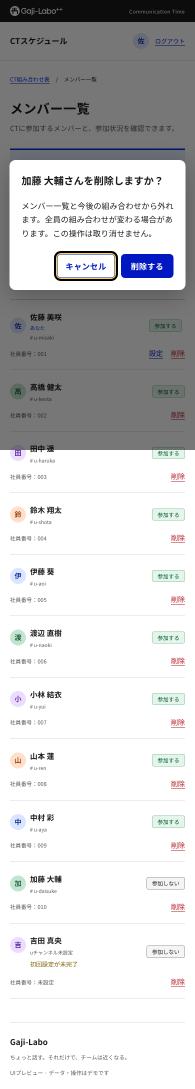
#> input picture antd-ct-schedule/screenshots/original/members-delete-confirm-390.png, 390 x 2178 px, found by its file name (shown at 1/2 size); its folder holds 4 pictures in this run
$ python compare.py
#> lines starting #> are read from the running program, lines starting #| are printed output that depends on the picture
"""screenshots/original と screenshots/antd を左右に並べた比較画像を screenshots/compare に出力する。"""
import os
from PIL import Image, ImageDraw

os.makedirs("screenshots/compare", exist_ok=True)
for f in sorted(os.listdir("screenshots/antd")):
    a = Image.open(f"screenshots/original/{f}")
#> a is the input picture: PIL image 390x2178 RGB; mean R, G, B 203.6, 203.9, 204.9
    b = Image.open(f"screenshots/antd/{f}")
    gap = 24
    w, h = a.width + b.width + gap, max(a.height, b.height) + 40
#> w = 804; h = 2218
    c = Image.new("RGB", (w, h), "white")
#> c: PIL image 804x2218 RGB; every value is 255
    d = ImageDraw.Draw(c)
    d.text((8, 12), "original (DADS)", fill="black")
    d.text((a.width + gap + 8, 12), "Ant Design", fill="black")
    c.paste(a, (0, 40))
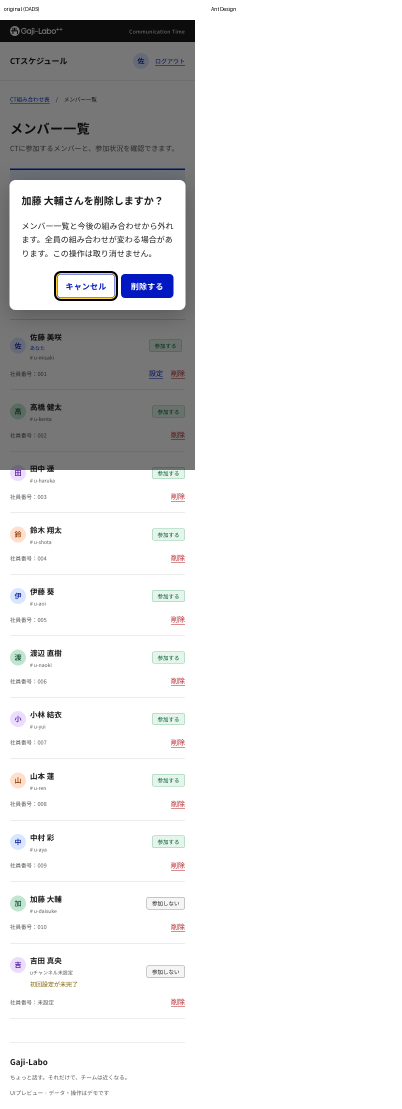
#> c: PIL image 804x2218 RGB (shown at 1/2 size); mean R, G, B 230.5, 230.6, 231.1
    c.paste(b, (a.width + gap, 40))
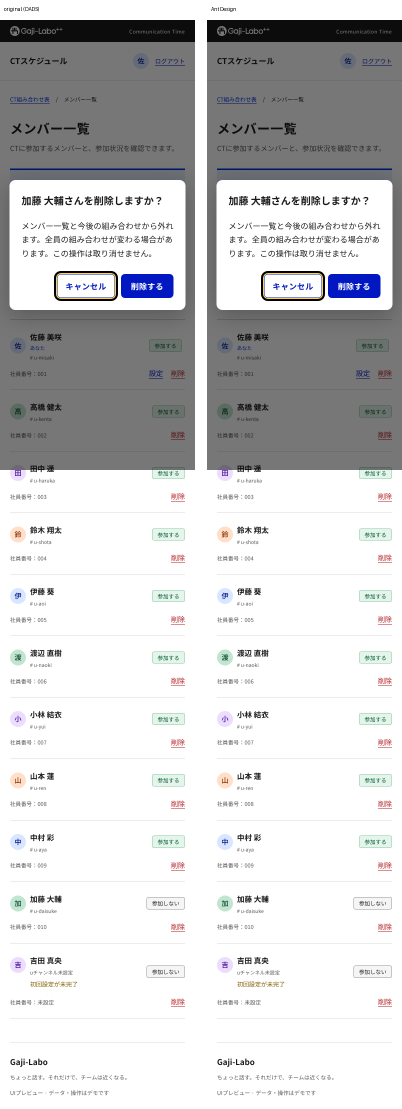
#> c: PIL image 804x2218 RGB (shown at 1/2 size); mean R, G, B 206, 206.3, 207.3
    if "1440" in f:
        c = c.resize((w // 2, h // 2))
    c.save(f"screenshots/compare/{f}", optimize=True)

$ run again, on antd-ct-schedule/screenshots/original/schedule-insufficient-390.png
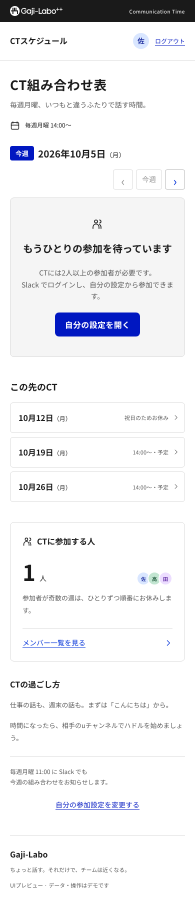
#> input picture antd-ct-schedule/screenshots/original/schedule-insufficient-390.png, 390 x 1804 px, found by its file name (shown at 1/2 size)
#> a is the input picture: PIL image 390x1804 RGB; mean R, G, B 239.4, 239.8, 242.3
#> `c.paste(a, (0, 40))`:
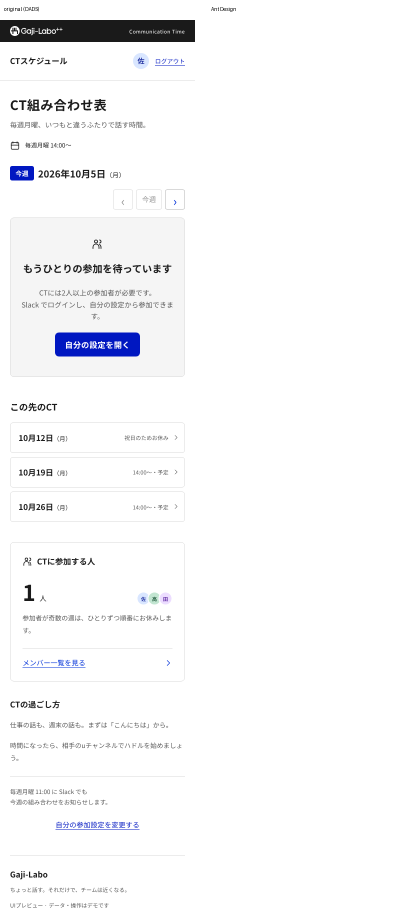
#> c: PIL image 804x1844 RGB (shown at 1/2 size); mean R, G, B 247.6, 247.7, 248.9
#> `c.paste(b, (a.width + gap, 40))`:
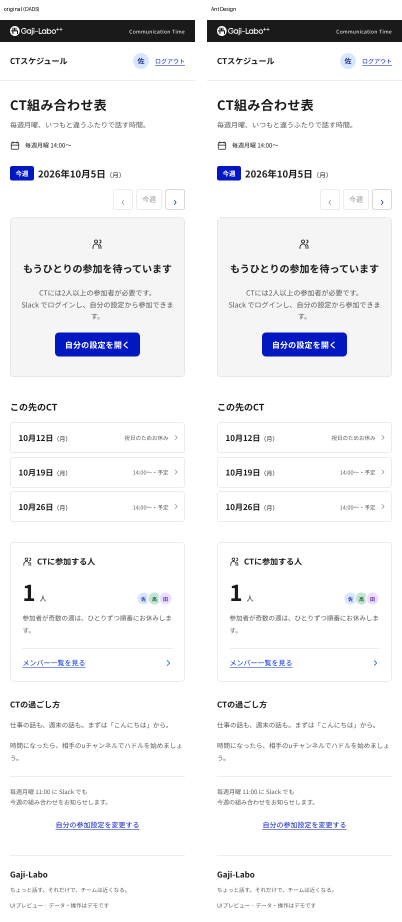
#> c: PIL image 804x1844 RGB (shown at 1/2 size); mean R, G, B 240.2, 240.5, 242.9

$ run again, on antd-ct-schedule/screenshots/original/schedule-loading-390.png
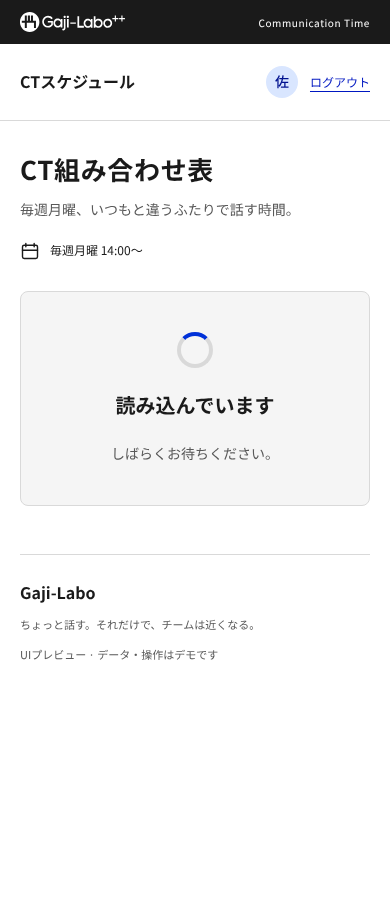
#> input picture antd-ct-schedule/screenshots/original/schedule-loading-390.png, 390 x 900 px, found by its file name
#> a is the input picture: PIL image 390x900 RGB; mean R, G, B 238.2, 238.3, 238.5
#> `c.paste(a, (0, 40))`:
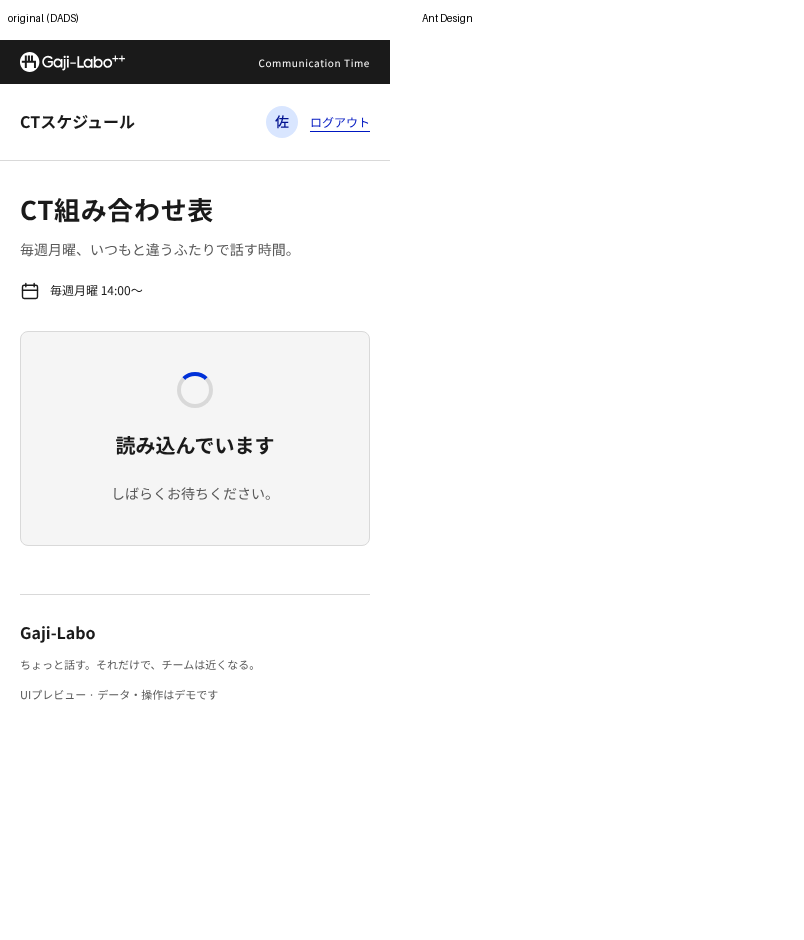
#> c: PIL image 804x940 RGB; mean R, G, B 247.1, 247.1, 247.2
#> `c.paste(b, (a.width + gap, 40))`:
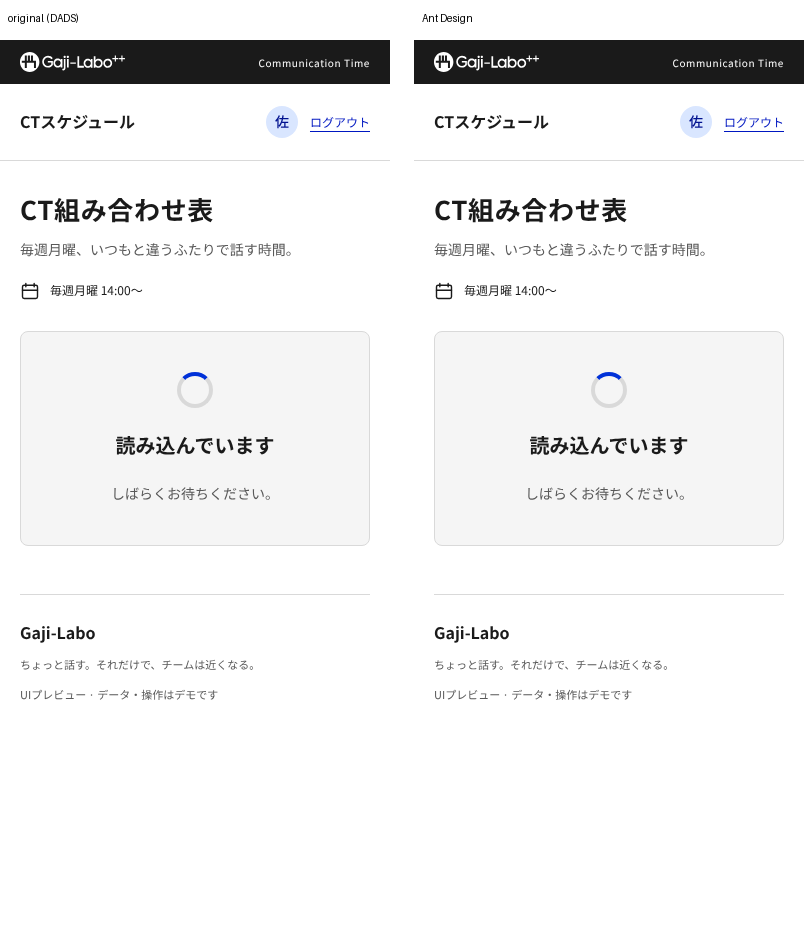
#> c: PIL image 804x940 RGB; mean R, G, B 239.3, 239.3, 239.5
